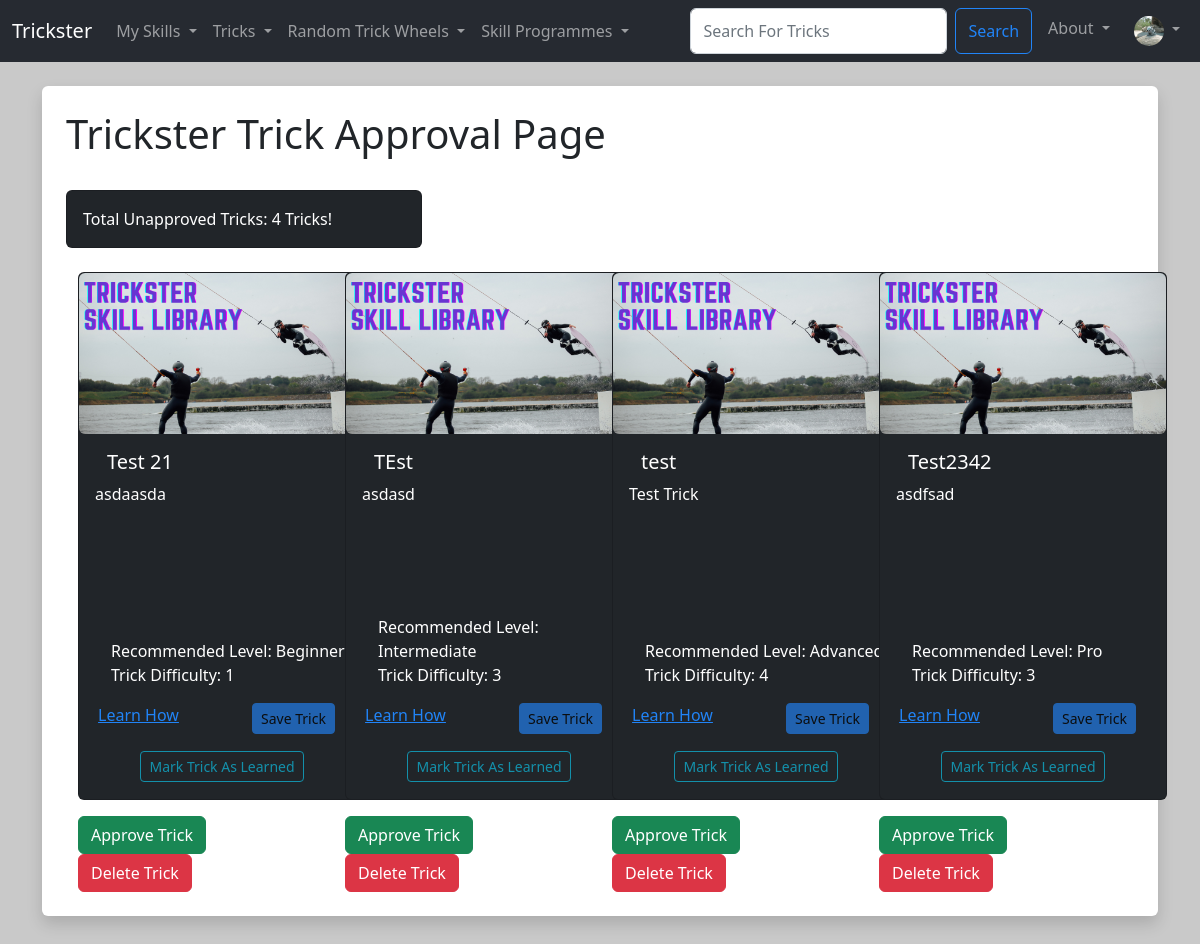
The page /approve_tricks (signed in) on the database its author committed.
### Users/models.py (models this page shows, shortened)
class Trickster_User(AbstractBaseUser, PermissionsMixin):
  UserID = models.AutoField(primary_key=True)
  Email = models.EmailField(('Email Address'), unique=True)
  Username = models.CharField(('Username'),max_length=25, unique=True)
  FirstName = models.CharField(('First Name'),max_length=25)
  LastName = models.CharField(('Last Name'),max_length=25)
  DateOfJoining = models.DateField(default=timezone.now)
  is_staff = models.BooleanField(default=False)
  is_active = models.BooleanField(default=True)
  objects = CustomUserManager()
  USERNAME_FIELD = 'Email'
  REQUIRED_FIELDS = ['Username', 'FirstName', 'LastName']

class User_Profile(models.Model):
  User = models.OneToOneField(Trickster_User, on_delete=models.CASCADE)
  ProfilePhoto = models.ImageField(null=True, blank=True, upload_to="images/profile")
  Bio = models.TextField(blank=True)
  SkillLevel = models.ForeignKey(SkillLevel, default=get_default_skill_level, blank=True, null=True, on_delete=models.CASCADE)
  UserDifficultyLevel = models.PositiveIntegerField(default=1, null=True, validators=[MinValueValidator(1), MaxValueValidator(10)])
  UserLevelProgress = models.PositiveIntegerField(default=1, validators=[MinValueValidator(1), MaxValueValidator(100)])
  LearnedTricks = models.ManyToManyField(Trick, related_name='learned_trick', blank=True)
  SavedTricks = models.ManyToManyField(Trick, related_name='saved_trick', blank=True)
  CurrentlyLearningProgrammes = models.ManyToManyField(Trick_Programme, related_name='currently_learning_programme', blank=True)
  CompletedProgrammes = models.ManyToManyField(Trick_Programme, related_name='completed_programme', blank=True)
  CompletedLessons = models.ManyToManyField(Programme_Lesson, related_name='completed_lessons', blank=True)
  SavedProgrammes = models.ManyToManyField(Trick_Programme, related_name='saved_programme', blank=True)
  Follows =  models.ManyToManyField('self', related_name='followed_by', symmetrical=False, blank=True)

### TricksterMain/models.py (models this page shows, shortened)
class Trick (models.Model):
  TrickID = models.AutoField(primary_key=True)
  TrickName = models.CharField(max_length=25)
  TrickDiscription = models.TextField(blank=True)
  TrickHowTo = models.TextField(blank=True)
  TrickRecLevel = models.ForeignKey(SkillLevel, blank=True, null=True, on_delete=models.CASCADE)
  TrickDifficulty = models.PositiveIntegerField(null=True, validators=[MinValueValidator(1), MaxValueValidator(10)])
  TrickImg = models.ImageField(null=True, blank=True, upload_to="images/")
  TrickCategory = models.ManyToManyField(Category, related_name='trick_category_tags', blank=True)
  approved = models.BooleanField('Approved', default=False)

class SkillLevel (models.Model):
  SkillLevelID = models.AutoField(primary_key=True)
  SkillLevelName = models.CharField(max_length=25)
  def __str__(self):
    return self.SkillLevelName

### TricksterMain/views.py (the view)
# urls.py: path('approve_tricks', views.approve_tricks, name='approve-tricks'),
@permission_required('trick.change_trick', login_url='home')
def approve_tricks(request):
  unapproved_tricks = Trick.objects.filter(approved=False).order_by('TrickRecLevel', 'TrickDifficulty', 'TrickName')
  trick_count = unapproved_tricks.count()
  return render(request, 'main/approve_tricks.html', {'unapproved_tricks': unapproved_tricks, "trick_count":trick_count})

### TricksterMain/templates/main/approve_tricks.html (shortened to what this page needs)
{% extends 'main/base.html' %}
{% load static %}
{% block content  %}
  <div class="shadow  p-4 mb-5 bg-body rounded">
    <h1> Trickster Trick Approval Page </h1>
    <br/>
    <div class="col-4">
      <div class="card text-bg-dark">
        <div class="card-body">
          <p class="card-text">Total Unapproved Tricks: {{ trick_count }} Tricks!</p>
        </div>
      </div>
    </div>
    <br/>
    <div class="container-md">
      <div class="row row-cols-1 row-cols-sm-2 row-cols-md-3 row-cols-xl-4 g-4">
        {% for trick in unapproved_tricks %}
        <div class="col-sm">
          {% if user.is_authenticated %}
            <div class="card text-bg-dark mb-3" style="width: 18rem; height: 33rem;">
          {% else %}
            <div class="card text-bg-dark mb-3" style="width: 18rem; height: 30rem;">
          {% endif %}
            {% if trick.TrickImg %}
              <img src="{{ trick.TrickImg.url }}" class="img-fluid rounded" alt="trick cover image">
              {% if trick in request.user.user_profile.LearnedTricks.all %}
                <div class="card-img-overlay d-flex aligns-items-center justify-content-center" style="height: 10.1rem; background-color: rgba(0, 0, 0, 0.3)">
                  <img src="{% static 'trickster/images/TheTickBlue.png' %}" class="img-fluid rounded" alt="default trick cover image">
                </div>
              {% endif %}
            {% else %}
              <img src="{% static 'trickster/images/TrickListDefault.png' %}" class="img-fluid rounded" alt="default trick cover image">
            {% endif %}
            <div class="card-body">
              <h5 class="card-title">
                <div class="container">
                  <div class="row">
                    <div class="col-12">
                      {{ trick.TrickName }}
                    </div>
                  </div>
                </div>
              </h5>
              <p class="card-text">{{ trick.TrickDiscription|truncatechars:180 }}</p>
            </div>
            <ul class="list-group-dark list-group-flush">
              <li class="list-group-item">Recommended Level: {{ trick.TrickRecLevel }}</li>
              <li class="list-group-item">Trick Difficulty: {{ trick.TrickDifficulty }}</li>
            </ul>
            <div class="card-body-dark text-center gap-3" style="height: 3rem">
              <div class="container">
                <div class="row">
                  <div class="col-6">
                    <a href="{% url 'show-trick' trick.TrickID %}" class="card-link me-md-4">Learn How</a>
                  </div>
                  <div class="col-6">
                    <a class="btn btn-primary btn-sm disabled" >Save Trick</a>
                  </div>
                </div>
              </div>
            </div>
            <div class="card-body-dark text-center gap-3" style="height: 3rem">
              <a class="btn btn-outline-info btn-sm disabled" dissabled>Mark Trick As Learned</a>
            </div>
          </div>
          <a href="{% url 'approve-trick' trick.TrickID %}" class="btn btn-success">Approve Trick</a>
          <a href="{% url 'delete-unapproved-trick' trick.TrickID %}" class="btn btn-danger">Delete Trick</a>
        </div>
        {% endfor %}
      </div>
    </div>
  </div>
{% endblock %}

### TricksterMain/templates/components/navbar.html (shortened to what this page needs)
{% load static %}
<nav class="navbar navbar-expand-lg navbar-dark bg-tricksterdark">
  <div class="container-fluid">
    <a class="navbar-brand" href="{%url 'home'%}">Trickster</a>
    <div class="collapse navbar-collapse" id="navbarSupportedContent">
      <ul class="navbar-nav me-auto mb-2 mb-lg-0">
        <li class="nav-item dropdown">
          <a class="nav-link dropdown-toggle" href="#" id="mySkillsDropdown" role="button" data-bs-toggle="dropdown" aria-expanded="false">
            My Skills
          </a>
        </li>
        <li class="nav-item dropdown">
          <a class="nav-link dropdown-toggle" href="#" id="tricksDropdown" role="button" data-bs-toggle="dropdown" aria-expanded="false">
            Tricks
          </a>
        </li>
        <li class="nav-item dropdown">
          <a class="nav-link dropdown-toggle" href="#" id="randomDropdown" role="button" data-bs-toggle="dropdown" aria-expanded="false">
            Random Trick Wheels
          </a>
        </li>
        <li class="nav-item dropdown">
          <a class="nav-link dropdown-toggle" href="#" id="tricksDropdown" role="button" data-bs-toggle="dropdown" aria-expanded="false">
            Skill Programmes
          </a>
        </li>
      </ul>
      <div class="navbar-nav ml-auto gap-2">
        <form class="d-flex" method="POST" action="{% url 'search-trick' %}">
          <input class="form-control me-2 input-sm" type="search" placeholder="Search For Tricks" aria-label="Search" name="trick_searched">
          <button class="btn btn-outline-primary" type="submit">Search</button>
        </form>
        <li class="nav-item dropdown">
          <a class="nav-link dropdown-toggle" href="#" id="tricksDropdown" role="button" data-bs-toggle="dropdown" aria-expanded="false">
            About
          </a>
        </li>
        {% if user.is_authenticated %}
        <li class="nav-item dropdown">
          <a class="nav-link dropdown-toggle" href="#" id="navbarScrollingDropdown" role="button" data-bs-toggle="dropdown" aria-expanded="false">
            {% if request.user.user_profile.ProfilePhoto %}
              <img
              class="rounded-circle"
              height="30"
              src="{{ request.user.user_profile.ProfilePhoto.url }}"
              alt="User Profile Image"
              />
            {% endif %}
          </a>
        </li>
        {% else %}
          <li class="nav-item">
            <a class="nav-link" href="{%url 'login'%}">Login</a>
          </li>
        {% endif %}
      </div>
    </div>
  </div>
</nav>

### TricksterMain/templates/main/base.html (style rules this page uses)
body { background: #c9c9c9 }

### rows shown on the page
Trickster_User: user.user_profile.ProfilePhoto (picture)
Trick: TrickName "Test 21", TrickDiscription "asdaasda", TrickRecLevel "Beginner", TrickDifficulty "1"
Trick: TrickName "TEst", TrickDiscription "asdasd", TrickRecLevel "Intermediate", TrickDifficulty "3"
Trick: TrickName "test", TrickDiscription "Test Trick", TrickRecLevel "Advanced", TrickDifficulty "4"
Trick: TrickName "Test2342", TrickDiscription "asdfsad", TrickRecLevel "Pro", TrickDifficulty "3"

### other values the page prints
{{ trick_count }} "4"
